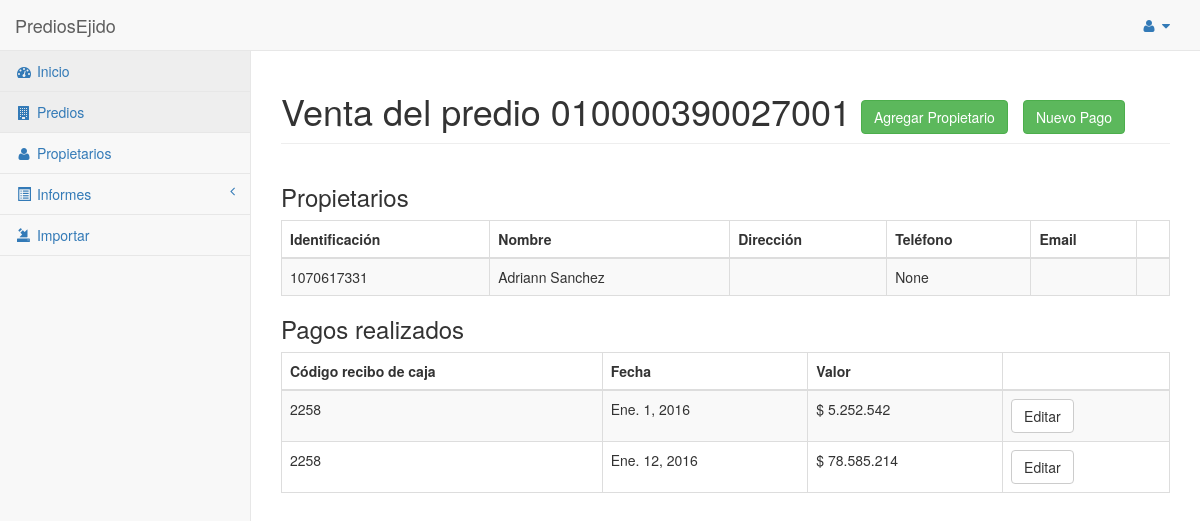
/Predios/Venta/010000390027001/, run on the app's committed database.
### PrediosEjido/apps/principal/models.py (models this page shows, shortened)
class Propieta(models.Model):
	id_propieta = models.CharField(max_length = 15)
	name = models.CharField(max_length = 80)
	direction = models.CharField(max_length = 100, blank = True, null = True)
	tel = models.IntegerField(max_length = 10, blank = True, null = True)
	email = models.CharField(max_length = 50, blank = True, null = True)

class Pago(models.Model):
	predio = models.ForeignKey(Predio)
	c_recaja = models.IntegerField()
	f_recaja = models.DateField(auto_now = False)
	v_recaja = models. DecimalField(max_digits = 11, decimal_places = 2)

### PrediosEjido/apps/principal/views.py (the view)
# urls.py: url(r'^Predios/Venta/(?P<predio>\d+)/$', 'sold_predio', name = 'sold_predio'),
def sold_predio(request, predio):
	predio = Predio.objects.get(c_catastral = predio)
	pago = Pago.objects.filter(predio = predio)
	return render(request, 'sold-predio.html', {'title': 'Venta del predio '+predio.c_catastral, 'pago': pago, 'predio': predio})

### PrediosEjido/apps/principal/templates/sold-predio.html (shortened to what this page needs)
{% extends 'layout/base.html' %}
{% load humanize %}
{% load static %}
{% block content_head %}
	<link rel="stylesheet" href="{% static 'css/dataTables.bootstrap.min.css' %}">
	<link rel="stylesheet" href="{% static 'css/jquery-ui.min.css' %}">
{% endblock content_head %}
{% block content %}
	{% include 'elements/menu.html' %}
	<div id="page-wrapper">
		<div class="row">
			<div class="col-lg-12">
				<h1 class="page-header">{{ title }}
					<a href="{% url 'add_propieta' predio.c_catastral %}" class="btn btn-success open-modal" data-toggle="modal" data-target="#Modal">Agregar Propietario</a>
					<a href="{% url 'add_pago' predio.c_catastral %}" class="btn btn-success open-modal" data-toggle="modal" data-target="#Modal">Nuevo Pago</a>
				</h1>
			</div>
		</div>
			<h3>Propietarios</h3>
			<table class="table table-striped table-bordered table-hover table-propieta" id="table">
				<thead>
					<tr>
						<th>Identificación</th>
						<th>Nombre</th>
						<th>Dirección</th>
						<th>Teléfono</th>
						<th>Email</th>
						<th></th>
					</tr>
				</thead>
				<tbody>
					{% for prop in predio.propieta_predio.all %}
						<tr class="pro-{{ prop.pk }}">
							<td>{{ prop.id_propieta }}</td>
							<td>{{ prop.name }}</td>
							<td>{{ prop.direction }}</td>
							<td>{{ prop.tel }}</td>
							<td>{{ prop.email }}</td>
							<td>
							</td>
						</tr>
					{% endfor %}
				</tbody>
			</table>
			<h3>Pagos realizados</h3>
			<table class="table table-striped table-bordered table-hover table-pago" id="table">
				<thead>
					<tr>
						<th>Código recibo de caja</th>
						<th>Fecha</th>
						<th>Valor</th>
						<th></th>
					</tr>
				</thead>
				<tbody>
					{% for pagos in pago %}
						<tr class="{{ pagos.pk }}">
							<td>{{ pagos.c_recaja }}</td>
							<td>{{ pagos.f_recaja }}</td>
							<td>$ {{ pagos.v_recaja|floatformat|intcomma }}</td>
							<td>
								<a href="{% url 'add_pago' predio.c_catastral pagos.pk %}" class="btn btn-default open-modal">Editar</a>
							</td>
						</tr>
					{% endfor %}
				</tbody>
			</table>
		</div>
	</div>
{% endblock content %}

### PrediosEjido/static/css/sb-admin-2.css (style rules this page uses)
body { background-color: #f8f8f8; }
#page-wrapper { padding: 0 15px; min-height: 568px; background-color: #fff; }
@media (min-width:768px) { #page-wrapper { position: inherit; margin: 0 0 0 250px; padding: 0 30px; border-left: 1px solid #e7e7e7; } }

### PrediosEjido/apps/principal/templates/layout/base.html (style rules this page uses)
.btn { margin-right: 5px; }

### data on the page
Propieta: id_propieta "1070617331", name "Adriann Sanchez", tel "None"
Pago: c_recaja "2258", f_recaja "Ene. 1, 2016", v_recaja "5.252.542"
Pago: c_recaja "2258", f_recaja "Ene. 12, 2016", v_recaja "78.585.214"

### other printed values
{{ title }} "Venta del predio 010000390027001"
